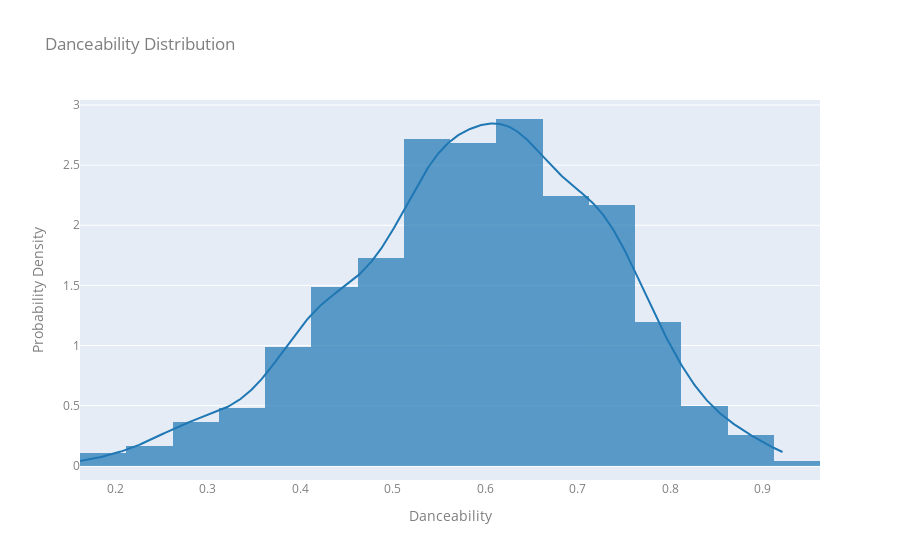

The cell this chart's notebook holds for it:
### Code cell
plot_feature_dist('danceability')

### Figure 1 — Plotly figure (JSON) as saved in the notebook; plotly's stock layout.template omitted (floating-point values rounded to 4 significant figures; data arrays with more than 128 entries replaced by an {"elided": "..."} marker saying what was removed)
{"data": [{"autobinx": false, "histnorm": "probability density", "legendgroup": "danceability", "marker": {"color": "rgb(31, 119, 180)"}, "name": "danceability", "opacity": 0.7, "type": "histogram", "x": {"elided": "1089 float values"}, "xaxis": "x", "xbins": {"end": 0.923, "size": 0.05, "start": 0.162}, "yaxis": "y"}, {"legendgroup": "danceability", "marker": {"color": "rgb(31, 119, 180)"}, "mode": "lines", "name": "danceability", "showlegend": false, "type": "scatter", "x": {"elided": "500 float values"}, "xaxis": "x", "y": {"elided": "500 float values"}, "yaxis": "y"}], "layout": {"barmode": "overlay", "font": {"color": "#7f7f7f", "size": 12}, "hovermode": "closest", "legend": {"traceorder": "reversed"}, "showlegend": false, "title": {"text": "Danceability Distribution"}, "xaxis": {"anchor": "y2", "domain": [0, 1], "title": {"text": "Danceability"}, "zeroline": false}, "yaxis": {"anchor": "free", "domain": [0, 1], "position": 0, "title": {"text": "Probability Density"}}}}
